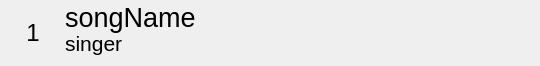
<?xml version="1.0" encoding="UTF-8"?>
<ui version="4.0">
 <class>listItem</class>
 <widget class="QWidget" name="listItem">
  <property name="geometry">
   <rect>
    <x>0</x>
    <y>0</y>
    <width>540</width>
    <height>66</height>
   </rect>
  </property>
  <property name="windowTitle">
   <string>Form</string>
  </property>
  <property name="styleSheet">
   <string notr="true">background-color: &quot;#00000000&quot;;</string>
  </property>
  <widget class="QLabel" name="songName">
   <property name="geometry">
    <rect>
     <x>65</x>
     <y>0</y>
     <width>470</width>
     <height>35</height>
    </rect>
   </property>
   <property name="font">
    <font>
     <pointsize>20</pointsize>
    </font>
   </property>
   <property name="styleSheet">
    <string notr="true">color: &quot;#666666&quot;;</string>
   </property>
   <property name="text">
    <string>songName</string>
   </property>
   <property name="alignment">
    <set>Qt::AlignLeading|Qt::AlignLeft|Qt::AlignVCenter</set>
   </property>
  </widget>
  <widget class="QLabel" name="singerName">
   <property name="geometry">
    <rect>
     <x>65</x>
     <y>31</y>
     <width>470</width>
     <height>31</height>
    </rect>
   </property>
   <property name="font">
    <font>
     <pointsize>16</pointsize>
    </font>
   </property>
   <property name="styleSheet">
    <string notr="true">color: &quot;#666666&quot;;</string>
   </property>
   <property name="text">
    <string>singer</string>
   </property>
   <property name="alignment">
    <set>Qt::AlignLeading|Qt::AlignLeft|Qt::AlignTop</set>
   </property>
  </widget>
  <widget class="QLabel" name="index">
   <property name="geometry">
    <rect>
     <x>10</x>
     <y>10</y>
     <width>46</width>
     <height>46</height>
    </rect>
   </property>
   <property name="font">
    <font>
     <pointsize>18</pointsize>
    </font>
   </property>
   <property name="styleSheet">
    <string notr="true">color: &quot;#666666&quot;;</string>
   </property>
   <property name="text">
    <string>1</string>
   </property>
   <property name="alignment">
    <set>Qt::AlignCenter</set>
   </property>
  </widget>
  <widget class="QLabel" name="label">
   <property name="geometry">
    <rect>
     <x>60</x>
     <y>65</y>
     <width>480</width>
     <height>1</height>
    </rect>
   </property>
   <property name="styleSheet">
    <string notr="true">background-color: &quot;#09182a&quot;;</string>
   </property>
   <property name="text">
    <string/>
   </property>
  </widget>
 </widget>
 <resources/>
 <connections/>
</ui>
